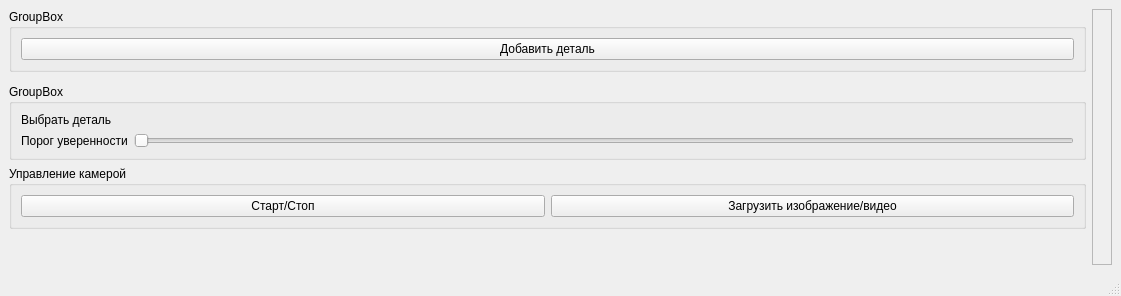
<?xml version="1.0" encoding="UTF-8"?>
<ui version="4.0">
 <class>MainWindow</class>
 <widget class="QMainWindow" name="MainWindow">
  <property name="geometry">
   <rect>
    <x>0</x>
    <y>0</y>
    <width>1121</width>
    <height>296</height>
   </rect>
  </property>
  <property name="windowTitle">
   <string>MainWindow</string>
  </property>
  <widget class="QWidget" name="centralwidget">
   <layout class="QGridLayout" name="gridLayout">
    <item row="0" column="1" rowspan="5">
     <widget class="QFrame" name="frame">
      <property name="frameShape">
       <enum>QFrame::Shape::StyledPanel</enum>
      </property>
      <property name="frameShadow">
       <enum>QFrame::Shadow::Raised</enum>
      </property>
      <layout class="QVBoxLayout" name="verticalLayout"/>
     </widget>
    </item>
    <item row="4" column="0">
     <spacer name="verticalSpacer">
      <property name="orientation">
       <enum>Qt::Orientation::Vertical</enum>
      </property>
      <property name="sizeHint" stdset="0">
       <size>
        <width>20</width>
        <height>40</height>
       </size>
      </property>
     </spacer>
    </item>
    <item row="2" column="0">
     <widget class="QGroupBox" name="groupBox_2">
      <property name="title">
       <string>GroupBox</string>
      </property>
      <layout class="QVBoxLayout" name="verticalLayout_3">
       <item>
        <layout class="QHBoxLayout" name="horizontalLayout">
         <item>
          <widget class="QLabel" name="static_select_part_label">
           <property name="text">
            <string>Выбрать деталь</string>
           </property>
          </widget>
         </item>
        </layout>
       </item>
       <item>
        <layout class="QHBoxLayout" name="horizontalLayout_2">
         <item>
          <widget class="QLabel" name="static_conf_thres_label">
           <property name="text">
            <string>Порог уверенности</string>
           </property>
          </widget>
         </item>
         <item>
          <widget class="QSlider" name="conf_thres_slider">
           <property name="orientation">
            <enum>Qt::Orientation::Horizontal</enum>
           </property>
          </widget>
         </item>
        </layout>
       </item>
      </layout>
     </widget>
    </item>
    <item row="0" column="0">
     <widget class="QGroupBox" name="groupBox">
      <property name="title">
       <string>GroupBox</string>
      </property>
      <layout class="QVBoxLayout" name="verticalLayout_2">
       <item>
        <widget class="QPushButton" name="add_part_button">
         <property name="text">
          <string>Добавить деталь</string>
         </property>
        </widget>
       </item>
      </layout>
     </widget>
    </item>
    <item row="3" column="0">
     <widget class="QGroupBox" name="groupBox_3">
      <property name="title">
       <string>Управление камерой</string>
      </property>
      <layout class="QHBoxLayout" name="horizontalLayout_3">
       <item>
        <widget class="QPushButton" name="start_stop_acq_button">
         <property name="text">
          <string>Старт/Стоп</string>
         </property>
         <property name="checkable">
          <bool>true</bool>
         </property>
        </widget>
       </item>
       <item>
        <widget class="QPushButton" name="load_img_src_button">
         <property name="toolTip">
          <string/>
         </property>
         <property name="text">
          <string>Загрузить изображение/видео</string>
         </property>
        </widget>
       </item>
      </layout>
     </widget>
    </item>
   </layout>
  </widget>
  <widget class="QMenuBar" name="menubar">
   <property name="geometry">
    <rect>
     <x>0</x>
     <y>0</y>
     <width>1121</width>
     <height>33</height>
    </rect>
   </property>
  </widget>
  <widget class="QStatusBar" name="statusbar"/>
 </widget>
 <resources/>
 <connections/>
</ui>
